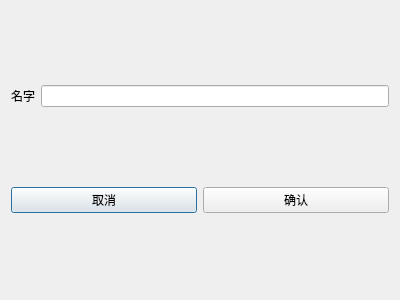
<?xml version="1.0" encoding="UTF-8"?>
<ui version="4.0">
 <class>Dialog</class>
 <widget class="QDialog" name="Dialog">
  <property name="geometry">
   <rect>
    <x>0</x>
    <y>0</y>
    <width>400</width>
    <height>300</height>
   </rect>
  </property>
  <property name="windowTitle">
   <string>Dialog</string>
  </property>
  <layout class="QVBoxLayout" name="verticalLayout">
   <item>
    <layout class="QHBoxLayout" name="horizontalLayout_2">
     <item>
      <widget class="QLabel" name="label">
       <property name="text">
        <string>名字</string>
       </property>
      </widget>
     </item>
     <item>
      <widget class="QLineEdit" name="le_name"/>
     </item>
    </layout>
   </item>
   <item>
    <layout class="QHBoxLayout" name="horizontalLayout">
     <item>
      <widget class="QPushButton" name="btn_undo">
       <property name="text">
        <string>取消</string>
       </property>
      </widget>
     </item>
     <item>
      <widget class="QPushButton" name="btn_submit">
       <property name="text">
        <string>确认</string>
       </property>
      </widget>
     </item>
    </layout>
   </item>
  </layout>
 </widget>
 <resources/>
 <connections/>
</ui>
